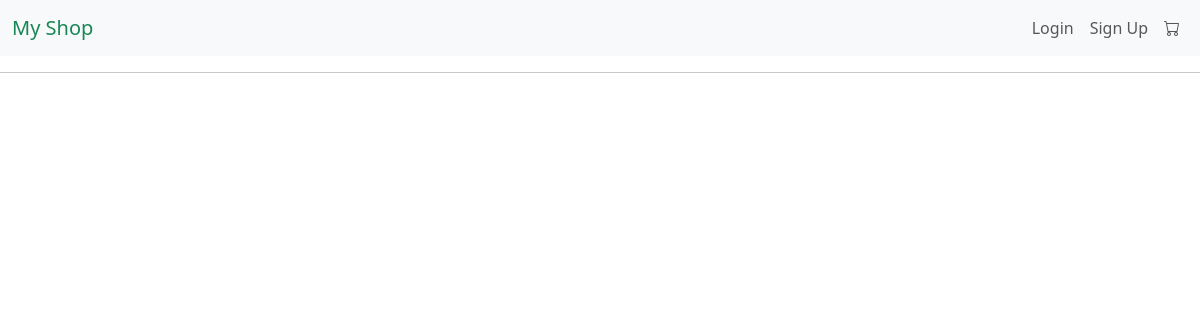
/shop/orderhistory/, run on an earlier commit of the app's database.
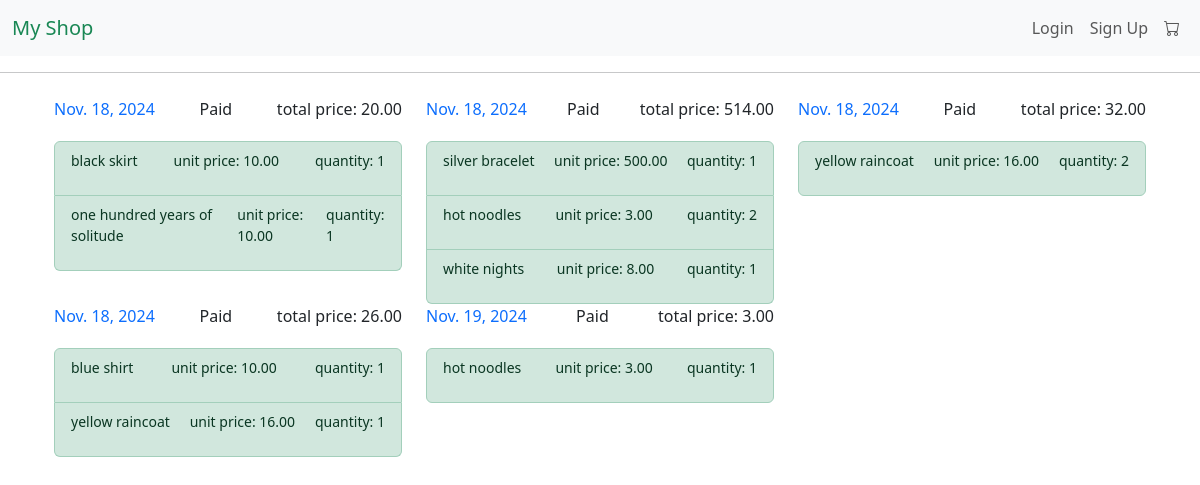
And on a later commit of the database.
### shop/models.py (models this page shows, shortened)
class Order(models.Model):
    user = models.ForeignKey(User, on_delete=models.SET_NULL, null=True, blank=True)
    total_price = models.DecimalField(max_digits=15, decimal_places=2)
    STATUS_CHOICES = [
        ("Awaiting", "Awaiting payment"),
        ("Paid", "Paid"),
        ("Sending", "Sending")
    ]
    status = models.CharField(max_length=8, choices=STATUS_CHOICES)
    order_date = models.DateField(auto_now_add=True)
    shipping_address = models.TextField()

class OrderItem(models.Model):
    order = models.ForeignKey(Order, on_delete=models.CASCADE)
    product = models.ForeignKey(Product, on_delete=models.SET_NULL, null=True, blank=True)
    quantity = models.IntegerField()
    unit_price = models.DecimalField(max_digits=15, decimal_places=2)

class Product(models.Model):
    name = models.CharField(max_length=225)
    description = models.TextField()
    price = models.DecimalField(max_digits=15, decimal_places=2)
    stock = models.IntegerField()
    image = models.ImageField(upload_to='product_images/')
    category = models.ForeignKey(Category, on_delete=models.SET_NULL, null=True, blank=True)
    created_at = models.DateTimeField(auto_now_add=True)

### shop/views.py (the view)
# urls.py: path('orderhistory/', order_history_view, name='orders'),
def order_history_view(request):
    orders = Order.objects.all()
    order_items = OrderItem.objects.all()
    return render(request, 'orderhistory.html', {"orders": orders, "order_items": order_items})

### templates/orderhistory.html (shortened to what this page needs)
{%  extends "base.html" %}
{% block content %}
    <div class="container">
    <div class="row">
        {% for order in orders %}
               <div class="col-sm-4">
               <div class="d-flex justify-content-between">
                   <p class="text-primary">{{ order.order_date }}</p>
                   <p>{{ order.status }}</p>
                   <p>total price: {{ order.total_price }}</p>
               </div>
           <div class="list-group mt-1">
           {% for item in order_items %}
           {% if item.order == order %}
               <div class="list-group-item d-flex justify-content-between list-group-item-success">
               <p class="small">{{ item.product.name }}</p>
               <p class="small">unit price: {{ item.unit_price }}</p>
               <p class="small">quantity: {{ item.quantity}}</p>
               </div>
           {% endif %}
           {% endfor %}
           </div>
               </div>
       {% endfor %}
    </div>
    </div>
{% endblock %}

What changed in the data, as far as the page shows it:
added Order: order_date "Nov. 18, 2024", status "Paid", total_price "20.00"
added OrderItem: product.name "black skirt", unit_price "10.00", quantity "1", shown under "Nov. 18, 2024"
added OrderItem: product.name "one hundred years of solitude", unit_price "10.00", quantity "1", shown under "Nov. 18, 2024"
added Order: order_date "Nov. 18, 2024", status "Paid", total_price "514.00"
added OrderItem: product.name "silver bracelet", unit_price "500.00", quantity "1", shown under "Nov. 18, 2024"
added OrderItem: product.name "hot noodles", unit_price "3.00", quantity "2", shown under "Nov. 18, 2024"
added OrderItem: product.name "white nights", unit_price "8.00", quantity "1", shown under "Nov. 18, 2024"
added Order: order_date "Nov. 18, 2024", status "Paid", total_price "32.00"
added OrderItem: product.name "yellow raincoat", unit_price "16.00", quantity "2", shown under "Nov. 18, 2024"
added Order: order_date "Nov. 18, 2024", status "Paid", total_price "26.00"
added OrderItem: product.name "blue shirt", unit_price "10.00", quantity "1", shown under "Nov. 18, 2024"
added OrderItem: product.name "yellow raincoat", unit_price "16.00", quantity "1", shown under "Nov. 18, 2024"
added Order: order_date "Nov. 19, 2024", status "Paid", total_price "3.00"
added OrderItem: product.name "hot noodles", unit_price "3.00", quantity "1", shown under "Nov. 19, 2024"
